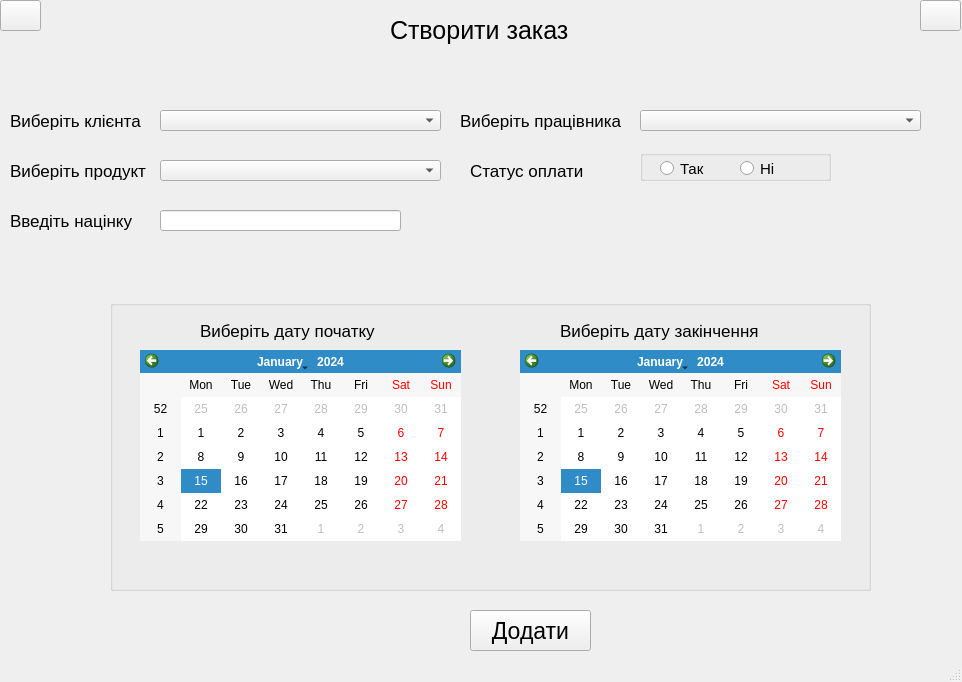
<?xml version="1.0" encoding="UTF-8"?>
<ui version="4.0">
 <class>MainWindow</class>
 <widget class="QMainWindow" name="MainWindow">
  <property name="geometry">
   <rect>
    <x>0</x>
    <y>0</y>
    <width>962</width>
    <height>682</height>
   </rect>
  </property>
  <property name="windowTitle">
   <string>MainWindow</string>
  </property>
  <widget class="QWidget" name="centralwidget">
   <widget class="QLabel" name="label_8">
    <property name="geometry">
     <rect>
      <x>390</x>
      <y>10</y>
      <width>191</width>
      <height>41</height>
     </rect>
    </property>
    <property name="font">
     <font>
      <pointsize>19</pointsize>
     </font>
    </property>
    <property name="text">
     <string>Створити заказ</string>
    </property>
   </widget>
   <widget class="QPushButton" name="back_button">
    <property name="geometry">
     <rect>
      <x>0</x>
      <y>0</y>
      <width>41</width>
      <height>31</height>
     </rect>
    </property>
    <property name="font">
     <font>
      <pointsize>2</pointsize>
     </font>
    </property>
    <property name="text">
     <string/>
    </property>
    <property name="icon">
     <iconset resource="../resources.qrc">
      <normaloff>:/newPrefix/assets/arrow.png</normaloff>:/newPrefix/assets/arrow.png</iconset>
    </property>
    <property name="iconSize">
     <size>
      <width>25</width>
      <height>25</height>
     </size>
    </property>
   </widget>
   <widget class="QPushButton" name="exit_button">
    <property name="geometry">
     <rect>
      <x>920</x>
      <y>0</y>
      <width>41</width>
      <height>31</height>
     </rect>
    </property>
    <property name="font">
     <font>
      <pointsize>2</pointsize>
     </font>
    </property>
    <property name="text">
     <string/>
    </property>
    <property name="icon">
     <iconset resource="../resources.qrc">
      <normaloff>:/newPrefix/assets/exit.png</normaloff>:/newPrefix/assets/exit.png</iconset>
    </property>
    <property name="iconSize">
     <size>
      <width>25</width>
      <height>25</height>
     </size>
    </property>
   </widget>
   <widget class="QComboBox" name="client_list">
    <property name="geometry">
     <rect>
      <x>160</x>
      <y>110</y>
      <width>281</width>
      <height>21</height>
     </rect>
    </property>
    <property name="font">
     <font>
      <pointsize>9</pointsize>
     </font>
    </property>
   </widget>
   <widget class="QComboBox" name="product_list">
    <property name="geometry">
     <rect>
      <x>160</x>
      <y>160</y>
      <width>281</width>
      <height>21</height>
     </rect>
    </property>
    <property name="font">
     <font>
      <pointsize>9</pointsize>
     </font>
    </property>
   </widget>
   <widget class="QLabel" name="label">
    <property name="geometry">
     <rect>
      <x>10</x>
      <y>110</y>
      <width>131</width>
      <height>21</height>
     </rect>
    </property>
    <property name="font">
     <font>
      <pointsize>13</pointsize>
     </font>
    </property>
    <property name="text">
     <string>Виберіть клієнта</string>
    </property>
   </widget>
   <widget class="QLabel" name="label_2">
    <property name="geometry">
     <rect>
      <x>10</x>
      <y>160</y>
      <width>141</width>
      <height>21</height>
     </rect>
    </property>
    <property name="font">
     <font>
      <pointsize>13</pointsize>
     </font>
    </property>
    <property name="acceptDrops">
     <bool>false</bool>
    </property>
    <property name="text">
     <string>Виберіть продукт</string>
    </property>
    <property name="scaledContents">
     <bool>false</bool>
    </property>
    <property name="wordWrap">
     <bool>true</bool>
    </property>
   </widget>
   <widget class="QComboBox" name="worker_list">
    <property name="geometry">
     <rect>
      <x>640</x>
      <y>110</y>
      <width>281</width>
      <height>21</height>
     </rect>
    </property>
    <property name="font">
     <font>
      <pointsize>9</pointsize>
     </font>
    </property>
   </widget>
   <widget class="QLabel" name="label_5">
    <property name="geometry">
     <rect>
      <x>460</x>
      <y>110</y>
      <width>171</width>
      <height>21</height>
     </rect>
    </property>
    <property name="font">
     <font>
      <pointsize>13</pointsize>
     </font>
    </property>
    <property name="text">
     <string>Виберіть працівника</string>
    </property>
   </widget>
   <widget class="QLabel" name="label_6">
    <property name="geometry">
     <rect>
      <x>470</x>
      <y>160</y>
      <width>141</width>
      <height>21</height>
     </rect>
    </property>
    <property name="font">
     <font>
      <pointsize>13</pointsize>
     </font>
    </property>
    <property name="acceptDrops">
     <bool>false</bool>
    </property>
    <property name="text">
     <string>Статус оплати</string>
    </property>
    <property name="scaledContents">
     <bool>false</bool>
    </property>
    <property name="wordWrap">
     <bool>true</bool>
    </property>
   </widget>
   <widget class="QGroupBox" name="groupBox">
    <property name="geometry">
     <rect>
      <x>640</x>
      <y>150</y>
      <width>191</width>
      <height>31</height>
     </rect>
    </property>
    <property name="font">
     <font>
      <pointsize>11</pointsize>
     </font>
    </property>
    <property name="title">
     <string/>
    </property>
    <widget class="QRadioButton" name="payed_radiobutton">
     <property name="geometry">
      <rect>
       <x>20</x>
       <y>10</y>
       <width>82</width>
       <height>17</height>
      </rect>
     </property>
     <property name="font">
      <font>
       <pointsize>11</pointsize>
      </font>
     </property>
     <property name="text">
      <string>Так</string>
     </property>
    </widget>
    <widget class="QRadioButton" name="unpayed_radiobutton">
     <property name="geometry">
      <rect>
       <x>100</x>
       <y>10</y>
       <width>82</width>
       <height>17</height>
      </rect>
     </property>
     <property name="font">
      <font>
       <pointsize>11</pointsize>
      </font>
     </property>
     <property name="text">
      <string>Ні</string>
     </property>
    </widget>
   </widget>
   <widget class="QGroupBox" name="groupBox_2">
    <property name="geometry">
     <rect>
      <x>110</x>
      <y>300</y>
      <width>761</width>
      <height>291</height>
     </rect>
    </property>
    <property name="title">
     <string/>
    </property>
    <widget class="QLabel" name="label_3">
     <property name="geometry">
      <rect>
       <x>90</x>
       <y>20</y>
       <width>181</width>
       <height>21</height>
      </rect>
     </property>
     <property name="font">
      <font>
       <pointsize>13</pointsize>
      </font>
     </property>
     <property name="text">
      <string>Виберіть дату початку</string>
     </property>
    </widget>
    <widget class="QCalendarWidget" name="start_date">
     <property name="geometry">
      <rect>
       <x>30</x>
       <y>50</y>
       <width>321</width>
       <height>191</height>
      </rect>
     </property>
    </widget>
    <widget class="QCalendarWidget" name="end_date">
     <property name="geometry">
      <rect>
       <x>410</x>
       <y>50</y>
       <width>321</width>
       <height>191</height>
      </rect>
     </property>
    </widget>
    <widget class="QLabel" name="label_4">
     <property name="geometry">
      <rect>
       <x>450</x>
       <y>20</y>
       <width>201</width>
       <height>21</height>
      </rect>
     </property>
     <property name="font">
      <font>
       <pointsize>13</pointsize>
      </font>
     </property>
     <property name="text">
      <string>Виберіть дату закінчення</string>
     </property>
    </widget>
   </widget>
   <widget class="QLabel" name="label_7">
    <property name="geometry">
     <rect>
      <x>10</x>
      <y>210</y>
      <width>131</width>
      <height>21</height>
     </rect>
    </property>
    <property name="font">
     <font>
      <pointsize>13</pointsize>
     </font>
    </property>
    <property name="acceptDrops">
     <bool>false</bool>
    </property>
    <property name="text">
     <string>Введіть націнку</string>
    </property>
    <property name="scaledContents">
     <bool>false</bool>
    </property>
    <property name="wordWrap">
     <bool>true</bool>
    </property>
   </widget>
   <widget class="QLineEdit" name="price">
    <property name="geometry">
     <rect>
      <x>160</x>
      <y>210</y>
      <width>241</width>
      <height>21</height>
     </rect>
    </property>
    <property name="font">
     <font>
      <pointsize>10</pointsize>
     </font>
    </property>
   </widget>
   <widget class="QPushButton" name="submit_button">
    <property name="geometry">
     <rect>
      <x>470</x>
      <y>610</y>
      <width>121</width>
      <height>41</height>
     </rect>
    </property>
    <property name="font">
     <font>
      <pointsize>17</pointsize>
     </font>
    </property>
    <property name="text">
     <string>Додати</string>
    </property>
   </widget>
  </widget>
  <widget class="QStatusBar" name="statusbar"/>
 </widget>
 <resources>
  <include location="../resources.qrc"/>
 </resources>
 <connections/>
</ui>
